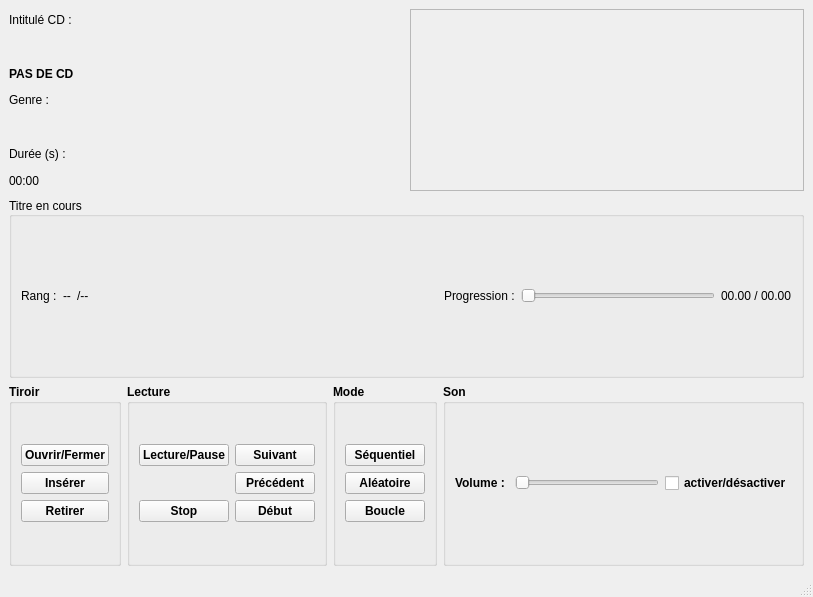
<?xml version="1.0" encoding="UTF-8"?>
<ui version="4.0">
 <class>LecteurVue</class>
 <widget class="QMainWindow" name="LecteurVue">
  <property name="geometry">
   <rect>
    <x>0</x>
    <y>0</y>
    <width>813</width>
    <height>597</height>
   </rect>
  </property>
  <property name="windowTitle">
   <string>LecteurVue</string>
  </property>
  <widget class="QWidget" name="centralwidget">
   <layout class="QVBoxLayout" name="verticalLayout_3">
    <item>
     <layout class="QGridLayout" name="gridLayout_4">
      <item row="0" column="0">
       <layout class="QHBoxLayout" name="horizontalLayout_5">
        <item>
         <layout class="QGridLayout" name="gridLayout_10">
          <item row="1" column="0">
           <widget class="QLabel" name="labelIntitule">
            <property name="text">
             <string/>
            </property>
           </widget>
          </item>
          <item row="5" column="0">
           <widget class="QLabel" name="labelDureeCD">
            <property name="text">
             <string>Durée (s) : </string>
            </property>
           </widget>
          </item>
          <item row="0" column="0">
           <widget class="QLabel" name="labelIntituleTitre">
            <property name="text">
             <string>Intitulé CD : </string>
            </property>
           </widget>
          </item>
          <item row="3" column="0">
           <widget class="QLabel" name="labelGenreTitre">
            <property name="text">
             <string>Genre : </string>
            </property>
           </widget>
          </item>
          <item row="2" column="0">
           <widget class="QLabel" name="labelCD">
            <property name="font">
             <font>
              <bold>true</bold>
             </font>
            </property>
            <property name="text">
             <string>PAS DE CD</string>
            </property>
           </widget>
          </item>
          <item row="6" column="0">
           <widget class="QLabel" name="labelValeurDureeCD">
            <property name="text">
             <string>00:00</string>
            </property>
           </widget>
          </item>
          <item row="4" column="0">
           <widget class="QLabel" name="labelGenre">
            <property name="text">
             <string/>
            </property>
           </widget>
          </item>
         </layout>
        </item>
        <item>
         <widget class="QFrame" name="frame">
          <property name="frameShape">
           <enum>QFrame::Shape::StyledPanel</enum>
          </property>
          <property name="frameShadow">
           <enum>QFrame::Shadow::Raised</enum>
          </property>
          <layout class="QHBoxLayout" name="horizontalLayout_6">
           <property name="sizeConstraint">
            <enum>QLayout::SizeConstraint::SetMaximumSize</enum>
           </property>
           <item>
            <widget class="QLabel" name="labelImage">
             <property name="text">
              <string/>
             </property>
            </widget>
           </item>
          </layout>
         </widget>
        </item>
       </layout>
      </item>
      <item row="2" column="0">
       <widget class="QGroupBox" name="groupBox_5">
        <property name="sizeIncrement">
         <size>
          <width>0</width>
          <height>20</height>
         </size>
        </property>
        <property name="title">
         <string>Titre en cours</string>
        </property>
        <property name="alignment">
         <set>Qt::AlignmentFlag::AlignLeading|Qt::AlignmentFlag::AlignLeft|Qt::AlignmentFlag::AlignVCenter</set>
        </property>
        <layout class="QGridLayout" name="gridLayout_9">
         <item row="0" column="0">
          <layout class="QHBoxLayout" name="horizontalLayout_2">
           <item>
            <widget class="QLabel" name="labelRang">
             <property name="text">
              <string>Rang :</string>
             </property>
            </widget>
           </item>
           <item>
            <widget class="QLabel" name="labelValeurRang">
             <property name="text">
              <string>--</string>
             </property>
            </widget>
           </item>
           <item>
            <widget class="QLabel" name="labelNmrRang">
             <property name="text">
              <string>/--</string>
             </property>
            </widget>
           </item>
           <item>
            <spacer name="horizontalSpacer">
             <property name="orientation">
              <enum>Qt::Orientation::Horizontal</enum>
             </property>
             <property name="sizeHint" stdset="0">
              <size>
               <width>40</width>
               <height>20</height>
              </size>
             </property>
            </spacer>
           </item>
           <item>
            <layout class="QHBoxLayout" name="horizontalLayout">
             <item>
              <widget class="QLabel" name="labelProgression">
               <property name="text">
                <string>Progression :</string>
               </property>
              </widget>
             </item>
             <item>
              <widget class="QSlider" name="tempEcoule">
               <property name="orientation">
                <enum>Qt::Orientation::Horizontal</enum>
               </property>
              </widget>
             </item>
             <item>
              <widget class="QLabel" name="labelTemp">
               <property name="text">
                <string>00.00 / 00.00</string>
               </property>
              </widget>
             </item>
            </layout>
           </item>
          </layout>
         </item>
        </layout>
       </widget>
      </item>
      <item row="3" column="0">
       <layout class="QGridLayout" name="gridLayout_2">
        <item row="0" column="1">
         <widget class="QGroupBox" name="groupBox_2">
          <property name="font">
           <font>
            <bold>true</bold>
           </font>
          </property>
          <property name="title">
           <string>Lecture</string>
          </property>
          <layout class="QGridLayout" name="gridLayout_8">
           <item row="0" column="0">
            <layout class="QGridLayout" name="gridLayout">
             <item row="1" column="1">
              <widget class="QPushButton" name="boutonPrecedent">
               <property name="text">
                <string>Précédent</string>
               </property>
              </widget>
             </item>
             <item row="0" column="0">
              <widget class="QPushButton" name="lecturePause">
               <property name="text">
                <string>Lecture/Pause</string>
               </property>
               <property name="checkable">
                <bool>true</bool>
               </property>
              </widget>
             </item>
             <item row="2" column="1">
              <widget class="QPushButton" name="boutonDebut">
               <property name="text">
                <string>Début</string>
               </property>
              </widget>
             </item>
             <item row="0" column="1">
              <widget class="QPushButton" name="boutonSuivant">
               <property name="text">
                <string>Suivant</string>
               </property>
              </widget>
             </item>
             <item row="2" column="0">
              <widget class="QPushButton" name="boutonStop">
               <property name="text">
                <string>Stop</string>
               </property>
              </widget>
             </item>
            </layout>
           </item>
          </layout>
         </widget>
        </item>
        <item row="0" column="2">
         <widget class="QGroupBox" name="groupBox_3">
          <property name="font">
           <font>
            <bold>true</bold>
           </font>
          </property>
          <property name="title">
           <string>Mode</string>
          </property>
          <layout class="QGridLayout" name="gridLayout_5">
           <item row="0" column="0">
            <layout class="QVBoxLayout" name="verticalLayout_2">
             <item>
              <widget class="QPushButton" name="boutonSequentiel">
               <property name="text">
                <string>Séquentiel</string>
               </property>
              </widget>
             </item>
             <item>
              <widget class="QPushButton" name="boutonAleatoire">
               <property name="text">
                <string>Aléatoire</string>
               </property>
              </widget>
             </item>
             <item>
              <widget class="QPushButton" name="boutonBoucle">
               <property name="text">
                <string>Boucle</string>
               </property>
              </widget>
             </item>
            </layout>
           </item>
          </layout>
         </widget>
        </item>
        <item row="0" column="0">
         <widget class="QGroupBox" name="groupBox">
          <property name="font">
           <font>
            <bold>true</bold>
           </font>
          </property>
          <property name="title">
           <string>Tiroir</string>
          </property>
          <layout class="QGridLayout" name="gridLayout_7">
           <item row="0" column="0">
            <layout class="QVBoxLayout" name="verticalLayout">
             <item>
              <widget class="QPushButton" name="ouvrirFermer">
               <property name="text">
                <string>Ouvrir/Fermer</string>
               </property>
               <property name="checkable">
                <bool>true</bool>
               </property>
              </widget>
             </item>
             <item>
              <widget class="QPushButton" name="insererCD">
               <property name="text">
                <string>Insérer</string>
               </property>
              </widget>
             </item>
             <item>
              <widget class="QPushButton" name="retirerCD">
               <property name="text">
                <string>Retirer</string>
               </property>
              </widget>
             </item>
            </layout>
           </item>
          </layout>
         </widget>
        </item>
        <item row="0" column="3">
         <widget class="QGroupBox" name="groupBox_4">
          <property name="font">
           <font>
            <bold>true</bold>
           </font>
          </property>
          <property name="title">
           <string>Son</string>
          </property>
          <layout class="QGridLayout" name="gridLayout_6">
           <item row="0" column="0">
            <layout class="QGridLayout" name="gridLayout_3">
             <item row="0" column="0">
              <widget class="QLabel" name="volume">
               <property name="text">
                <string>Volume : </string>
               </property>
              </widget>
             </item>
             <item row="0" column="1">
              <widget class="QSlider" name="barreVolume">
               <property name="maximum">
                <number>100</number>
               </property>
               <property name="orientation">
                <enum>Qt::Orientation::Horizontal</enum>
               </property>
              </widget>
             </item>
             <item row="0" column="2">
              <widget class="QCheckBox" name="volumeCheck">
               <property name="text">
                <string>activer/désactiver</string>
               </property>
              </widget>
             </item>
            </layout>
           </item>
          </layout>
         </widget>
        </item>
       </layout>
      </item>
     </layout>
    </item>
   </layout>
  </widget>
  <widget class="QStatusBar" name="statusBar"/>
 </widget>
 <resources/>
 <connections/>
</ui>
